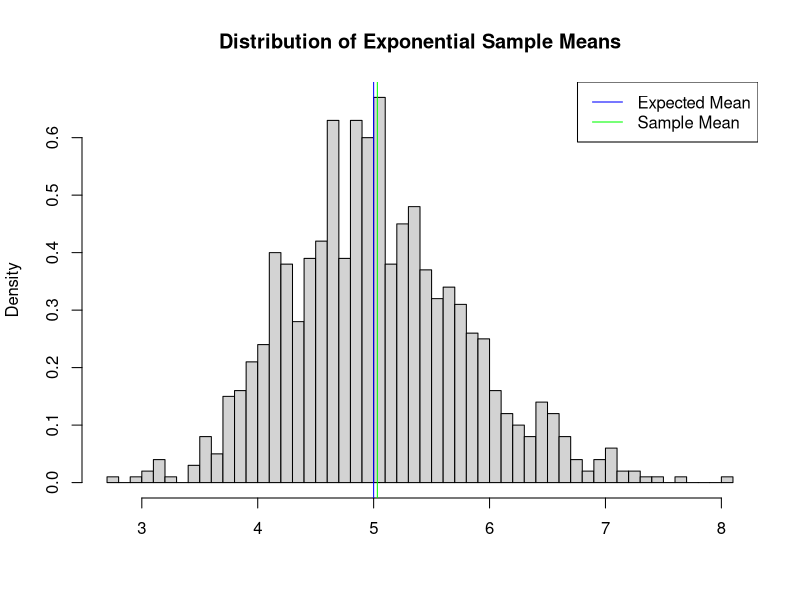
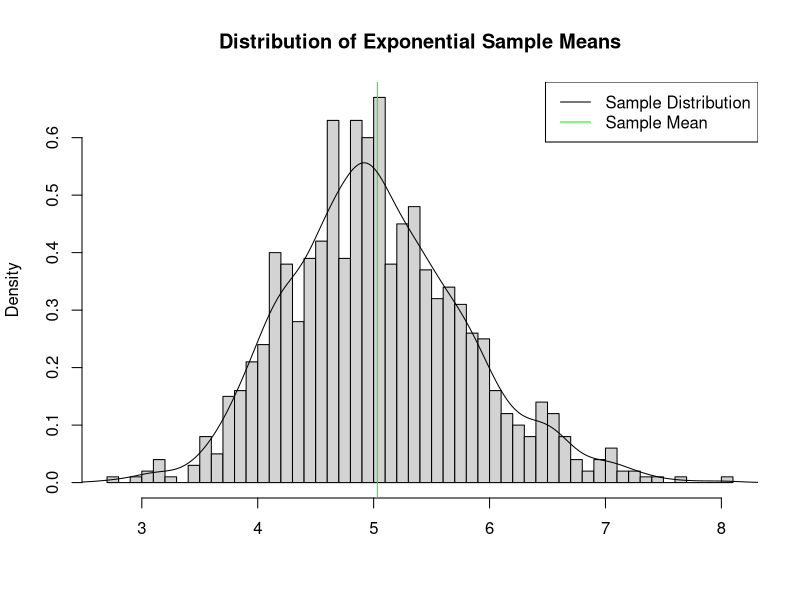

These charts were generated, in order, by the following R code:
## ---- chunk 1
lambda <- 0.2
lambda
## ---- chunk 2
expected_mean <- 1/lambda 
expected_mean
## ---- chunk 3
number_samples <- 40
sample_means <- NULL
for (i in 1 : 1000){
  sample_means = c(sample_means, mean(rexp(number_samples, lambda)))  
} 
## ---- chunk 4
sample_mean <- mean(sample_means)
sample_mean
## ---- chunk 5
hist(sample_means, breaks=40, prob=TRUE,
     main="Distribution of Exponential Sample Means",
     xlab="")
abline(v=expected_mean, col ="blue")
abline(v=sample_mean, col ="green")
legend("topright", c("Expected Mean", "Sample Mean"), 
       col=c("blue", "green"), lwd=1)
## ---- chunk 6
expected_variance <- ((1/lambda)^2)/number_samples
expected_variance
## ---- chunk 7
sample_variance <- var(sample_means)
sample_variance
## ---- chunk 8
hist(sample_means, breaks=40, prob=TRUE,
     main="Distribution of Exponential Sample Means",
     xlab="")
abline(v=sample_mean, col ="green")
lines(density(sample_means))
legend("topright", c("Sample Distribution", "Sample Mean"), 
       col=c("black", "green"), lwd=1)
